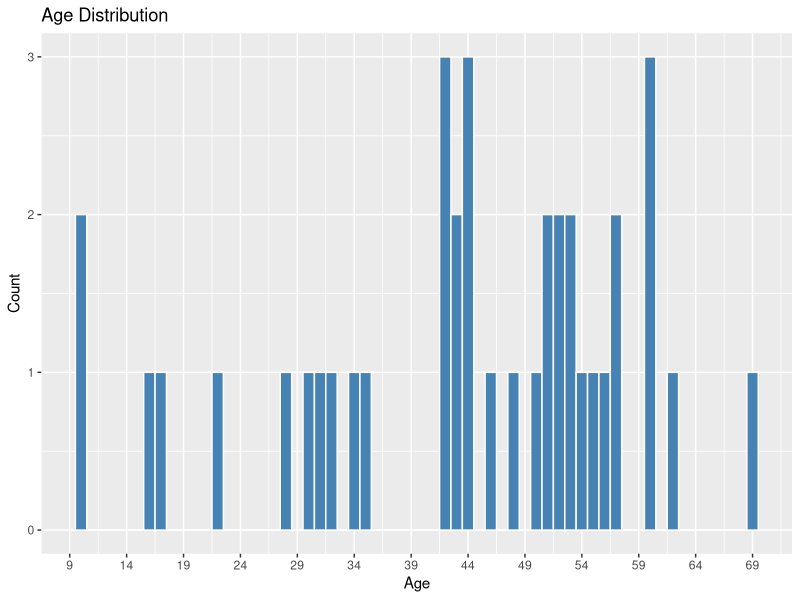
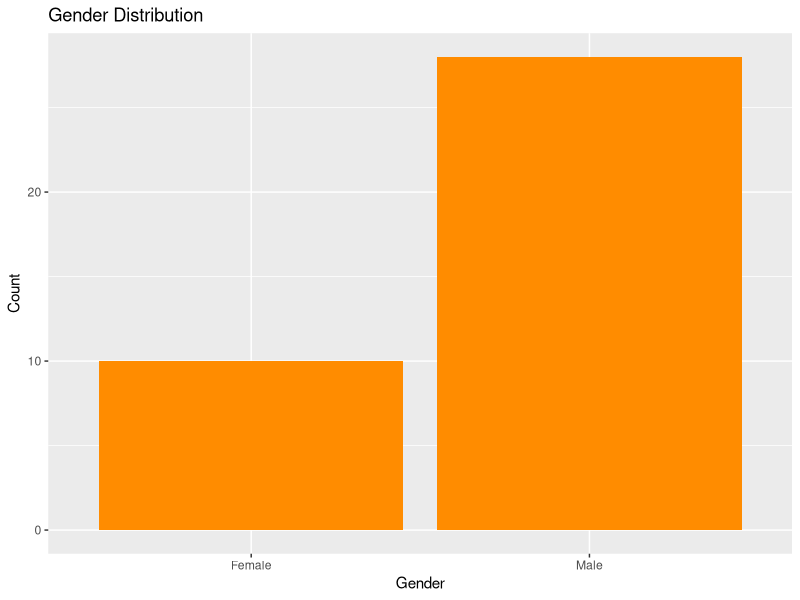

Source code (R) for these figures, in order:
## ---- chunk 1
library(tidyverse)  # data import, cleaning, and summaries
library(survival)  # survival-analysis tools for the later Cox model
knitr::opts_chunk$set(collapse = TRUE, comment = "#")  # cleaner printed output
## ---- chunk 2
kidney_raw <- read_csv(
  "data/kidrecurr.csv",  # read the kidney recurrence dataset
  show_col_types = FALSE,  # suppress column type messages when knitting
  locale = locale(encoding = "UTF-8")  # safely handle the BOM-tainted header
)

names(kidney_raw)[1] <- "patient"  # clean the first column name

kidney <- kidney_raw %>%
  mutate(
    patient = as.integer(patient),  # patient identifier
    time1 = as.numeric(time1),  # first follow-up time
    infect1 = as.integer(infect1),  # first-interval event flag
    time2 = as.numeric(time2),  # second follow-up time
    infect2 = as.integer(infect2),  # second-interval event flag
    age = as.numeric(age),  # baseline age
    gender = factor(gender, levels = c(0, 1), labels = c("Female", "Male")),  # label sex code
    gn = factor(gn, levels = c(0, 1), labels = c("No", "Yes")),  # glomerulonephritis flag
    an = factor(an, levels = c(0, 1), labels = c("No", "Yes")),  # analgesic nephropathy flag
    pkd = factor(pkd, levels = c(0, 1), labels = c("No", "Yes"))  # polycystic kidney disease flag
  )
## ---- chunk 3
kidney_preview <- kidney %>%
  slice_head(n = 6)  # preview the first six rows
## ---- chunk 4
kidney_preview
## ---- chunk 5
age_plot <- kidney %>%
  ggplot(aes(x = age)) +
  geom_histogram(binwidth = 1, fill = "steelblue", color = "white") +
  scale_x_continuous(
    breaks = seq(9, 75, by = 5)
  ) +
  labs(title = "Age Distribution", x = "Age", y = "Count")

gender_plot <- kidney %>%
  ggplot(aes(x = gender)) +
  geom_bar(fill = "darkorange") +
  labs(title = "Gender Distribution", x = "Gender", y = "Count")
## ---- chunk 6
print(age_plot)
print(gender_plot)
## ---- chunk 7
kidney_summary <- kidney %>%
  summarise(
    patients = n(),  # total number of patients
    first_events = sum(infect1 == 1, na.rm = TRUE),  # number with a first infection
    censored_first_interval = sum(infect1 == 0, na.rm = TRUE),  # number censored in interval 1
    median_time1 = median(time1, na.rm = TRUE),  # median first follow-up time
    median_age = median(age, na.rm = TRUE)  # median baseline age
  )
## ---- chunk 8
kidney_summary
## ---- chunk 9
kidney_cox_data <- kidney %>%
  select(patient, time1, infect1, age, gender, gn)
## ---- chunk 10
glimpse(kidney_cox_data)
## ---- chunk 11
kidney_surv <- Surv(
  time = kidney_cox_data$time1,
  event = kidney_cox_data$infect1
)
## ---- chunk 12
kidney_surv
## ---- chunk 13
kidney_cox_model <- coxph(
  kidney_surv ~ age + gender + gn,
  data = kidney_cox_data
)
## ---- chunk 14
summary(kidney_cox_model)
